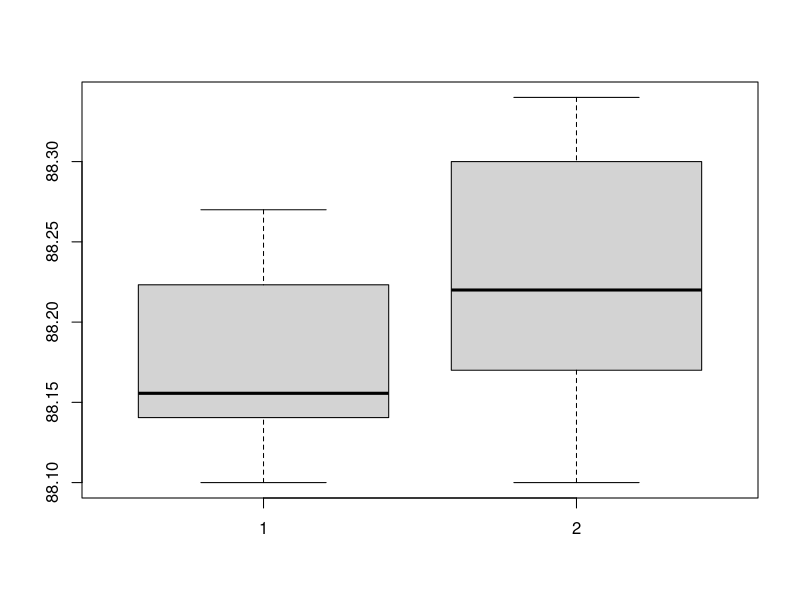

This chart was generated by the following R code:
## ---- chunk 1
data.in <- read.csv("Book2.csv", header=TRUE)
library(dplyr)
## ---- chunk 2
# Determines the effect size between two sets of data.
cohens_d <- function(x, y) {
        lx <- length(x)- 1
        ly <- length(y)- 1
        md  <- abs(mean(x) - mean(y))
        csd <- lx * var(x) + ly * var(y)
        csd <- csd/(lx + ly)
        csd <- sqrt(csd)
        
        cd  <- md/csd   ## cohen's d
}
## ---- chunk 3
data.in <- data.in[1:15,]

t1 <- data.in$A
t2 <- data.in$B
## ---- chunk 4
boxplot(t1, t2)
## ---- chunk 5
t.test(t2, t1, paired = TRUE)
## ---- chunk 6
aa <- cohens_d(data.in$A, data.in$B)
round(aa,2)
